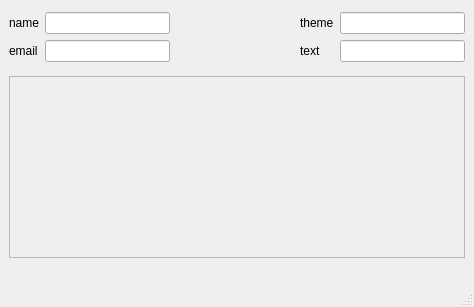
<?xml version="1.0" encoding="UTF-8"?>
<ui version="4.0">
 <class>MainWindow</class>
 <widget class="QMainWindow" name="MainWindow">
  <property name="geometry">
   <rect>
    <x>0</x>
    <y>0</y>
    <width>474</width>
    <height>307</height>
   </rect>
  </property>
  <property name="windowTitle">
   <string>MainWindow</string>
  </property>
  <widget class="QWidget" name="centralwidget">
   <layout class="QVBoxLayout" name="verticalLayout_5">
    <item>
     <spacer name="verticalSpacer_3">
      <property name="orientation">
       <enum>Qt::Vertical</enum>
      </property>
      <property name="sizeHint" stdset="0">
       <size>
        <width>20</width>
        <height>13</height>
       </size>
      </property>
     </spacer>
    </item>
    <item>
     <layout class="QHBoxLayout" name="horizontalLayout">
      <item>
       <layout class="QVBoxLayout" name="verticalLayout">
        <item>
         <widget class="QLabel" name="label_2">
          <property name="text">
           <string>name</string>
          </property>
         </widget>
        </item>
        <item>
         <widget class="QLabel" name="label">
          <property name="text">
           <string>email</string>
          </property>
         </widget>
        </item>
       </layout>
      </item>
      <item>
       <layout class="QVBoxLayout" name="verticalLayout_2">
        <item>
         <widget class="QLineEdit" name="lineEdit"/>
        </item>
        <item>
         <widget class="QLineEdit" name="lineEdit_2"/>
        </item>
       </layout>
      </item>
      <item>
       <spacer name="horizontalSpacer">
        <property name="orientation">
         <enum>Qt::Horizontal</enum>
        </property>
        <property name="sizeHint" stdset="0">
         <size>
          <width>40</width>
          <height>20</height>
         </size>
        </property>
       </spacer>
      </item>
      <item>
       <layout class="QVBoxLayout" name="verticalLayout_3">
        <item>
         <widget class="QLabel" name="label_3">
          <property name="text">
           <string>theme</string>
          </property>
         </widget>
        </item>
        <item>
         <widget class="QLabel" name="label_4">
          <property name="text">
           <string>text</string>
          </property>
         </widget>
        </item>
       </layout>
      </item>
      <item>
       <layout class="QVBoxLayout" name="verticalLayout_4">
        <item>
         <widget class="QLineEdit" name="lineEdit_3"/>
        </item>
        <item>
         <widget class="QLineEdit" name="lineEdit_4"/>
        </item>
       </layout>
      </item>
     </layout>
    </item>
    <item>
     <spacer name="verticalSpacer">
      <property name="orientation">
       <enum>Qt::Vertical</enum>
      </property>
      <property name="sizeHint" stdset="0">
       <size>
        <width>20</width>
        <height>18</height>
       </size>
      </property>
     </spacer>
    </item>
    <item>
     <widget class="QTextEdit" name="textEdit">
      <property name="enabled">
       <bool>false</bool>
      </property>
     </widget>
    </item>
    <item>
     <spacer name="verticalSpacer_2">
      <property name="orientation">
       <enum>Qt::Vertical</enum>
      </property>
      <property name="sizeHint" stdset="0">
       <size>
        <width>20</width>
        <height>28</height>
       </size>
      </property>
     </spacer>
    </item>
   </layout>
  </widget>
  <widget class="QMenuBar" name="menubar">
   <property name="geometry">
    <rect>
     <x>0</x>
     <y>0</y>
     <width>474</width>
     <height>22</height>
    </rect>
   </property>
  </widget>
  <widget class="QStatusBar" name="statusbar"/>
 </widget>
 <resources/>
 <connections/>
</ui>
